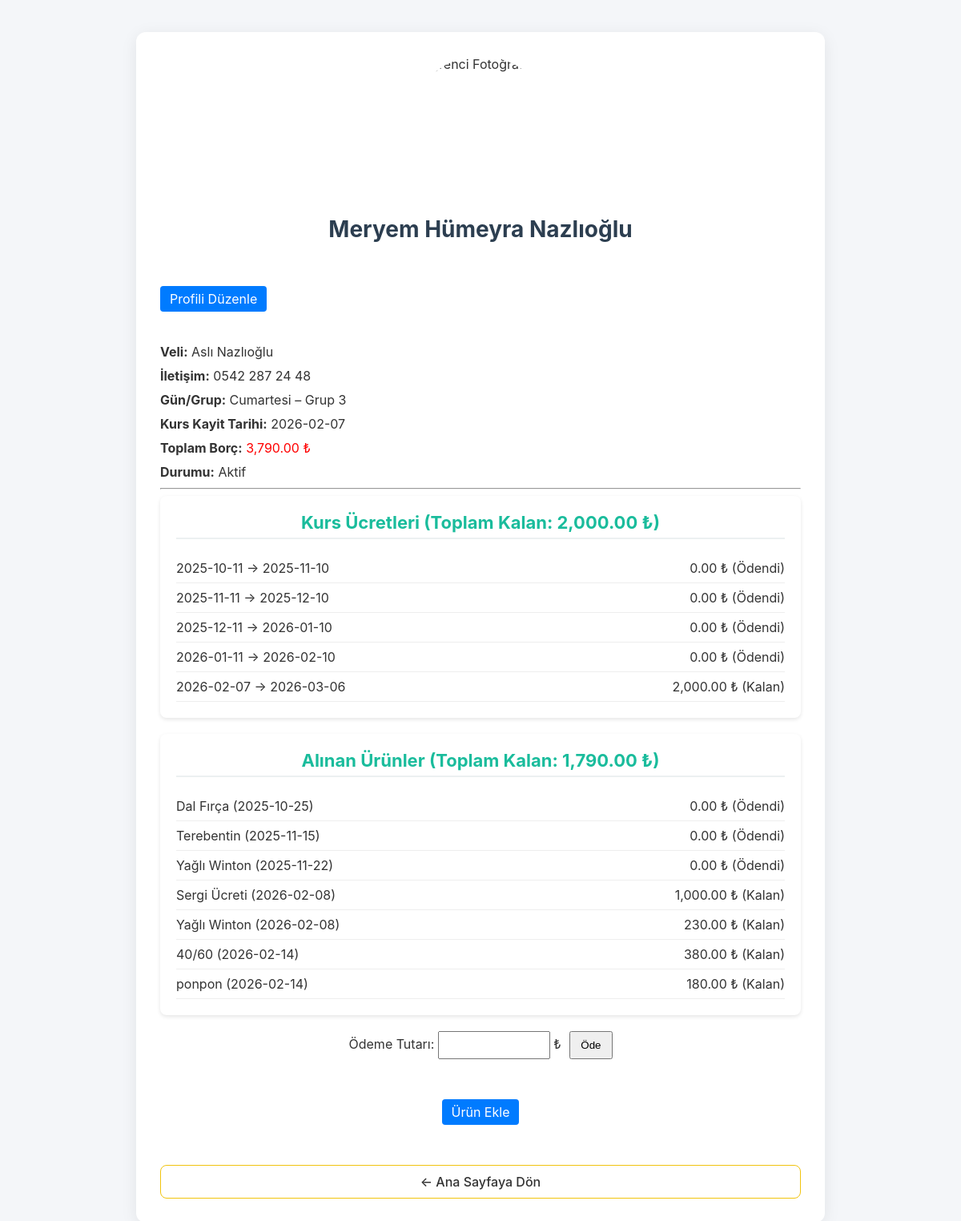
Screenshot of /ui/student.php?student_id=201 with the database file from the repository.
### tables this page shows
CREATE TABLE `students` (
  `id` int NOT NULL,
  `name` varchar(100) NOT NULL,
  `guardian_name` varchar(100) DEFAULT NULL,
  `contact_info` varchar(100) DEFAULT NULL,
  `course_start` date DEFAULT NULL,
  `monthly_fee` decimal(10,2) DEFAULT NULL,
  `total_debt` decimal(10,2) DEFAULT '0.00',
  `group_id` int DEFAULT NULL,
  `is_active` tinyint(1) DEFAULT '1',
  `active_since` date DEFAULT NULL
);

### logic/apply_monthly_fees.php (called while the page is built, shortened)
<?php
require "../includes/db.php";
try {
    $stmt = $db->query("SELECT id, course_start, active_since, monthly_fee, total_debt FROM students WHERE is_active = 1");
    $students = $stmt->fetchAll(PDO::FETCH_ASSOC);
    $db->beginTransaction();
    $db->commit();
} catch (Exception $e) {
    if ($db->inTransaction()) {
        $db->rollBack();
    }
    echo "Hata: " . $e->getMessage();
}

### ui/student.php (the view, shortened to what this page needs)
<?php
require "../includes/db.php";
require "../logic/apply_monthly_fees.php";
$student_id = (int)$_GET['student_id'];
$stmt = $db->prepare("
    SELECT s.*, cg.course_day, cg.group_name, sp.photo_path
    FROM students s
    LEFT JOIN course_groups cg ON s.group_id = cg.id
    LEFT JOIN student_photos sp ON s.id = sp.student_id
    WHERE s.id = ?
");
$stmt->execute([$student_id]);
$student = $stmt->fetch();
$feesStmt = $db->prepare("SELECT * FROM course_fees WHERE student_id=? ORDER BY date_start");
$feesStmt->execute([$student_id]);
$fees = $feesStmt->fetchAll(PDO::FETCH_ASSOC);
$prodStmt = $db->prepare("
    SELECT pp.*, pr.name AS product_name
    FROM purchased_products pp
    JOIN products pr ON pp.product_id = pr.id
    WHERE pp.student_id = ?
");
$prodStmt->execute([$student_id]);
$prods = $prodStmt->fetchAll(PDO::FETCH_ASSOC);
$totalFees = array_sum(array_column($fees, 'price'));
$totalProds = array_sum(array_column($prods, 'price'));
$totalDebt = $student['total_debt'];
$photo = $student['photo_path'] ? "../photos/" . htmlspecialchars($student['photo_path']) : "../assets/default-avatar.png";
?>
<!DOCTYPE html>
<html lang="tr">
<head>
    <link rel="stylesheet" href="../assets/style.css?v=updated">
</head>
<body>
<div class="student-container">
    <img src="<?= $photo ?>" alt="Öğrenci Fotoğrafı" class="student-photo" />
    <h1><?= htmlspecialchars($student['name']) ?></h1>
    <a href="edit_profile.php?student_id=<?= $student_id ?>" class="button-group edit-profile-btn">Profili Düzenle</a>
    <p><strong>Veli:</strong> <?= htmlspecialchars($student['guardian_name']) ?></p>
    <p><strong>İletişim:</strong> <?= htmlspecialchars($student['contact_info']) ?></p>
    <p><strong>Gün/Grup:</strong> <?= htmlspecialchars($student['course_day']) ?> – <?= htmlspecialchars($student['group_name']) ?></p>
    <p><strong>Kurs Kayit Tarihi:</strong> <?= htmlspecialchars($student['course_start']) ?></p>
    <p><strong>Toplam Borç:</strong> <span style="color:red"><?= number_format($totalDebt, 2) ?> ₺</span></p>
    <p><strong>Durumu:</strong> <?= $student['is_active'] ? 'Aktif' : 'Pasif' ?></p>
    <hr>
    <div class="section-box">
        <h2>Kurs Ücretleri (Toplam Kalan: <?= number_format($totalFees, 2) ?> ₺)</h2>
        <?php if (empty($fees)): ?>
            <p>Henüz kurs ücreti yok.</p>
        <?php else: ?>
            <?php foreach ($fees as $f): ?>
                <div class="list-item">
                    <span><?= htmlspecialchars($f['date_start']) ?> → <?= htmlspecialchars($f['date_end']) ?></span>
                    <span><?= number_format($f['price'], 2) ?> ₺ (<?= $f['status'] ? 'Ödendi' : 'Kalan' ?>)</span>
                </div>
            <?php endforeach; ?>
        <?php endif; ?>
    </div>
    <div class="section-box">
        <h2>Alınan Ürünler (Toplam Kalan: <?= number_format($totalProds, 2) ?> ₺)</h2>
        <?php if (empty($prods)): ?>
            <p>Ürün alınmamış.</p>
        <?php else: ?>
            <?php foreach ($prods as $p): ?>
                <div class="list-item">
                    <span><?= htmlspecialchars($p['product_name']) ?> (<?= htmlspecialchars($p['purchase_date']) ?>)</span>
                    <span><?= number_format($p['price'], 2) ?> ₺ (<?= $p['status'] ? 'Ödendi' : 'Kalan' ?>)</span>
                </div>
            <?php endforeach; ?>
        <?php endif; ?>
    </div>
    <div class="payment-form">
        <form method="post">
            <label>Ödeme Tutarı: <input type="number" name="payment_amount" min="1" step="0.01" required> ₺</label>
            <button type="submit">Öde</button>
        </form>
    </div>
    <div style="text-align:center; margin-top:20px;">
        <a href="add_product.php?student_id=<?= $student_id ?>" class="button-group">Ürün Ekle</a>
    </div>
    <a href="index.php" class="back-link">← Ana Sayfaya Dön</a>
</div>
</body>
</html>

### assets/style.css (style rules this page uses)
body { font-family: 'Inter', sans-serif; background-color: #f4f6f9; margin: 0; padding: 0; color: #333; }
h1, h2 { text-align: center; color: #2c3e50; }
.student-photo { width: 130px; height: 130px; border-radius: 50%; object-fit: cover; margin-bottom: 15px; align-items: center; }
.button-group { display: flex; justify-content: center; gap: 15px; margin: 30px 0; flex-wrap: wrap; }
.student-container { max-width: 800px; margin: 40px auto; background: #fff; padding: 30px; border-radius: 12px; box-shadow: 0 4px 20px rgba(0,0,0,0.08); font-family: 'Inter', sans-serif; color: #333; }
.student-container h1 { color: #2c3e50; text-align: center; font-size: 28px; margin-bottom: 24px; }
.student-container p { margin: 10px 0; font-size: 16px; }
.student-container h2 { margin-top: 30px; font-size: 22px; color: #1abc9c; border-bottom: 2px solid #ecf0f1; padding-bottom: 6px; }
.back-link { display: inline-block; margin-top: 30px; padding: 10px 18px; background-color: #34495e; color: white; border-radius: 8px; text-decoration: none; font-weight: 500; transition: background-color 0.2s ease; }
.back-link { display: inline-block; margin-top: 30px; padding: 10px 18px; background-color: transparent; color: #f1c40f; border-radius: 8px; text-decoration: none; font-weight: 500; transition: background-color 0.2s ease, color 0.2s ease; border: 1.5px solid #f1c40f; }
.section-box { padding:20px; background:#fff; margin-bottom:20px; border-radius:8px; box-shadow:0 2px 5px rgba(0,0,0,0.1); }
.section-box h2 { margin-top:0; }
.list-item { display:flex; justify-content:space-between; padding:8px 0; border-bottom:1px solid #eee; }
.payment-form { margin-top:10px; text-align:center; }
.payment-form input { width:120px; padding:8px; }
.payment-form button { padding:8px 12px; margin-left:6px; }
.student-photo { width:120px; height:120px; object-fit:cover; border-radius:50%; margin:0 auto 15px; display:block; }
.button-group { display:inline-block; padding:6px 12px; background:#007BFF; color:#fff; border-radius:4px; text-decoration:none; }
.back-link { display:block; margin-top:20px; text-align:center; color:#333; text-decoration:none; }

### ui/student.php (style rules this page uses)
.section-box { padding:20px; background:#fff; margin-bottom:20px; border-radius:8px; box-shadow:0 2px 5px rgba(0,0,0,0.1); }
.section-box h2 { margin-top:0; }
.list-item { display:flex; justify-content:space-between; padding:8px 0; border-bottom:1px solid #eee; }
.payment-form { margin-top:10px; text-align:center; }
.payment-form input { width:120px; padding:8px; }
.payment-form button { padding:8px 12px; margin-left:6px; }
.student-photo { width: 180px; height: 180px; object-fit: cover; border-radius: 50%; margin: 0 auto 15px; display: block; }
.button-group { display:inline-block; padding:6px 12px; background:#007BFF; color:#fff; border-radius:4px; text-decoration:none; }
.back-link { display:block; margin-top:20px; text-align:center; color:#333; text-decoration:none; }

### rows the page displays
students: course_start "2026-02-07", date_end "2026-03-06", monthly_fee "2,000.00", shows "Kalan"

### other values shown
$student['name'] "Meryem Hümeyra Nazlıoğlu"
$student['guardian_name'] "Aslı Nazlıoğlu"
$student['contact_info'] "0542 287 24 48"
$student['course_day'] "Cumartesi"
$student['group_name'] "Grup 3"
$student['course_start'] "2026-02-07"
$totalDebt "3,790.00"
$totalFees "2,000.00"
$f['date_start'] "2025-10-11"
$f['date_end'] "2025-11-10"
$f['price'] "0.00"
$f['date_start'] "2025-11-11"
$f['date_end'] "2025-12-10"
$f['date_start'] "2025-12-11"
$f['date_end'] "2026-01-10"
